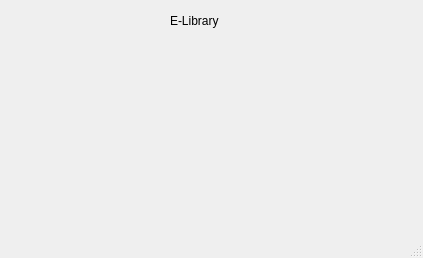
<?xml version="1.0" encoding="UTF-8"?>
<ui version="4.0">
 <class>MainWindow</class>
 <widget class="QMainWindow" name="MainWindow">
  <property name="geometry">
   <rect>
    <x>0</x>
    <y>0</y>
    <width>423</width>
    <height>258</height>
   </rect>
  </property>
  <property name="windowTitle">
   <string>MainWindow</string>
  </property>
  <widget class="QWidget" name="centralwidget">
   <widget class="QLabel" name="label">
    <property name="geometry">
     <rect>
      <x>170</x>
      <y>10</y>
      <width>51</width>
      <height>21</height>
     </rect>
    </property>
    <property name="text">
     <string>E-Library</string>
    </property>
   </widget>
  </widget>
  <widget class="QMenuBar" name="menubar">
   <property name="geometry">
    <rect>
     <x>0</x>
     <y>0</y>
     <width>423</width>
     <height>22</height>
    </rect>
   </property>
  </widget>
  <widget class="QStatusBar" name="statusbar"/>
 </widget>
 <resources/>
 <connections/>
</ui>
